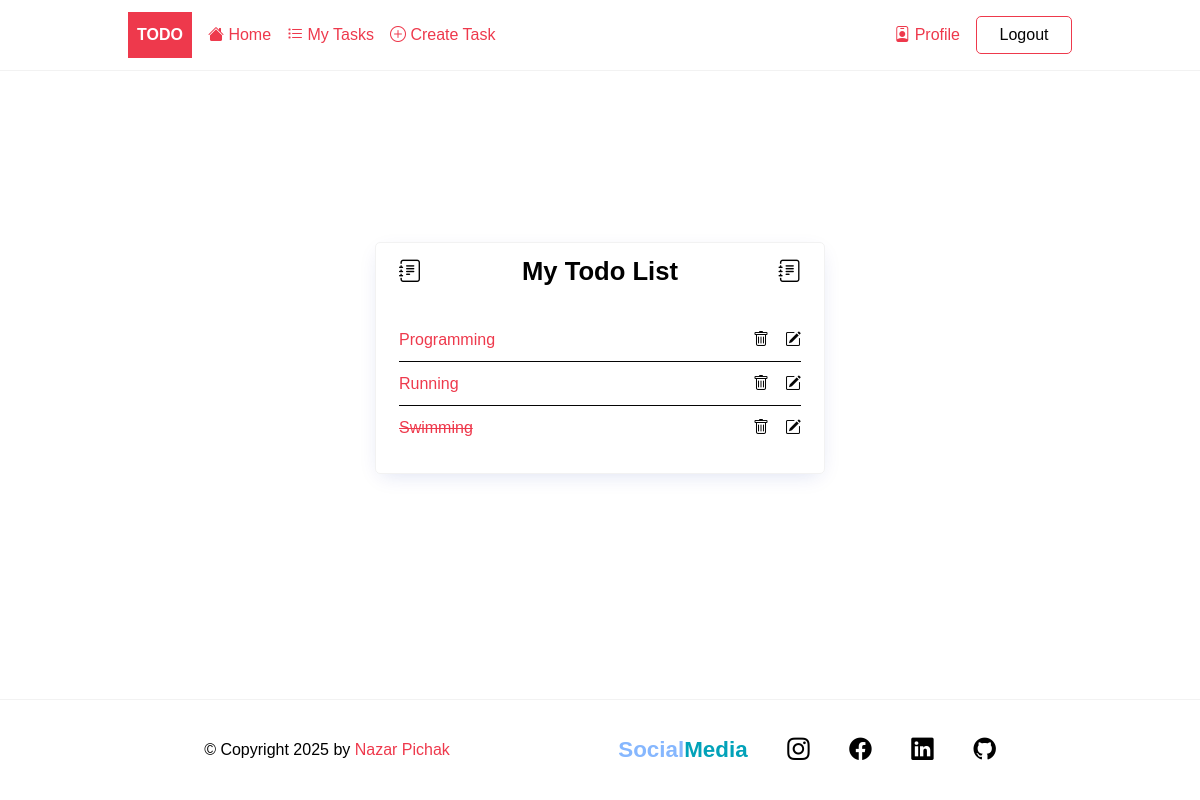
The page /tasks/ (signed in) on the database as committed earlier.
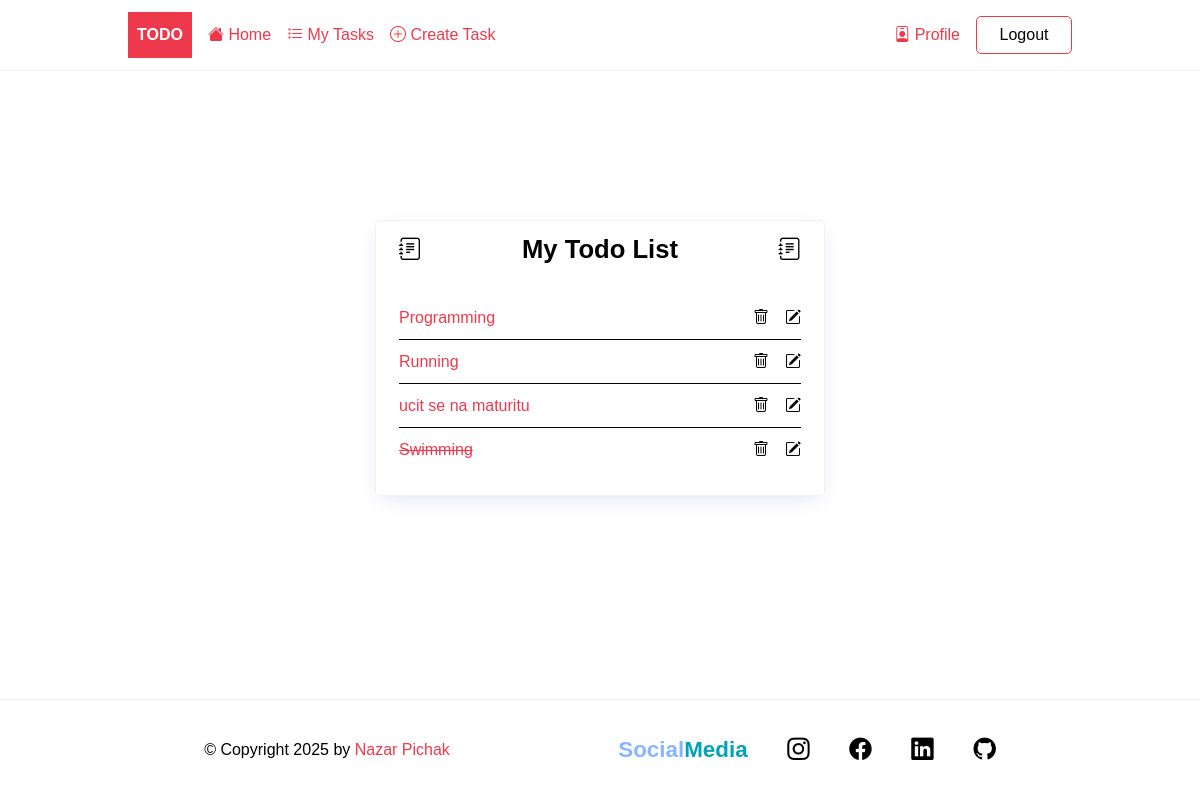
The same page on the database as committed later.
### todo/models.py (models this page shows, shortened)
class Task(models.Model):
    title = models.CharField(max_length=255)
    description = models.TextField(null=True, blank=True)
    completed = models.BooleanField(default=False)
    created_at = models.DateTimeField(auto_now_add=True)
    user = models.ForeignKey(User, on_delete=models.CASCADE, null=True, blank=True)
    class Meta:
        ordering = ['completed']

### todo/views.py (the view)
# urls.py: path('tasks/', TaskList.as_view(), name='tasks'),
class TaskList(LoginRequiredMixin, ListView):
    model = Task
    context_object_name = 'tasks'
    def get_context_data(self, **kwargs):
        context = super().get_context_data(**kwargs)
        context['tasks'] = context['tasks'].filter(user=self.request.user)
        return context

### todo/templates/todo/task_list.html
{% extends 'base.html' %}
{% block content %}
  <div class="center">
    <section class="task-list">
      {% if tasks %}
        <div class="tasks-heading">
          <i class="bi bi-journal-text"></i>
          <h2>My Todo List</h2>
          <i class="bi bi-journal-text"></i>
        </div>
        <ul class="tasks">
          {% for task in tasks %}
            <li>
              <a href="{% url 'task' task.id %}" class="{% if task.completed %}completed{% endif %} underline-animation">{{ task.title }}</a>
              <div class="task-controls">
                <a href="{% url 'task-delete' task.id %}" class="underline-animation"><i class="bi bi-trash"></i></a>
                <a href="{% url 'task-update' task.id %}" class="underline-animation"><i class="bi bi-pencil-square"></i></a>
              </div>
            </li>
          {% endfor %}
        </ul>
      {% else %}
        <h2>My Todo List</h2>
        <p>🎉 Yay, you have no pending tasks!</p>
        <p>
          👉 Create a new task <a href="{% url 'task-create' %}" class="underline-animation">here</a> .
        </p>
      {% endif %}
    </section>
  </div>
{% endblock %}

### templates/base.html (shortened to what this page needs)
{% load static %}
<!DOCTYPE html>
<html lang="en">
  <head>
    <link rel="stylesheet" href="{% static 'css/style.min.css' %}" />
  </head>
  <body>
    <header class="header">
      <div class="container">
        <a href="{% url 'home' %}" class="logo">Todo</a>
        <nav class="nav">
          <ul>
            <li class="nav-1"><a href="{% url 'home' %}" class="nav-link underline-animation"><i class="bi bi-house-fill"></i> Home</a></li>
            {% if request.user.is_authenticated %}
              <li class="nav-2"><a href="{% url 'tasks' %}" class="nav-link underline-animation"><i class="bi bi-list-task"></i> My Tasks</a></li>
              <li class="nav-3"><a href="{% url 'task-create' %}" class="nav-link underline-animation create-task"><i class="bi bi-plus-circle"></i> Create Task</a></li>
              <li class="nav-4"><a href="{% url 'profile' %}" class="nav-link underline-animation"><i class="bi bi-person-badge"></i> Profile</a></li>
              <li class="nav-5 btn btn-outline"><a href="{% url 'logout' %}" class="btn-link-dark">Logout</a></li>
            {% else %}
              <li class="nav-6 btn btn-outline"><a href="{% url 'login' %}" class="btn-link-dark">Login</a></li>
              <li class="nav-7 btn btn-primary"><a href="{% url 'register' %}" class="btn-link-white">Join Now</a></li>
            {% endif %}
          </ul>
        </nav>
      </div>
    </header>
    <main class="main">
      <div class="container">
        {% block content %}
        {% endblock %}
      </div>
    </main>
    <footer class="footer">
      <div class="footer-container container">
        <div class="copy">
          <p>
            &copy; Copyright {% now 'Y' %} by <a href="https://www.linkedin.com/in/nazar-pichak-ua/" class="underline-animation" target="_blank"> Nazar Pichak</a>
          </p>
        </div>
        <div class="social-icons">
          <p>
            <strong>
              <span class="social">Social</span><span class="media">Media</span>
            </strong>
          </p>
          <a href="https://www.instagram.com/__nazar_pichak___/" class="underline-animation" target="_blank"><i class="bi bi-instagram"></i></a>
          <a href="https://www.facebook.com/nazar.pichak.9" class="underline-animation" target="_blank"><i class="bi bi-facebook"></i></a>
          <a href="https://www.linkedin.com/in/nazar-pichak-ua/" class="underline-animation" target="_blank"><i class="bi bi-linkedin"></i></a>
          <a href="https://github.com/Nazar-Pichak" class="underline-animation" target="_blank"><i class="bi bi-github"></i></a>
        </div>
      </div>
    </footer>
  </body>
</html>

Rows that differ between the two databases and show on the page:
added Task: title "ucit se na maturitu"
